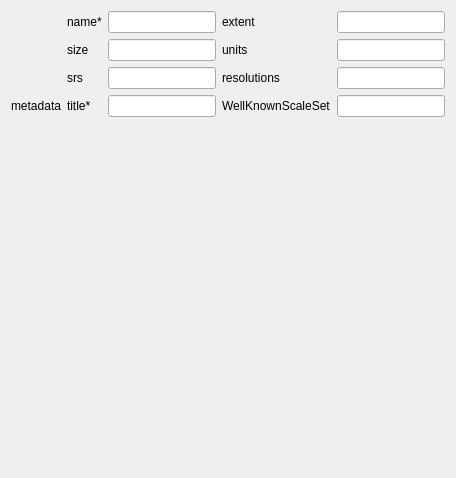
     <widget class="QWidget" name="tab_6">
      <attribute name="title">
       <string>Grid</string>
      </attribute>
      <layout class="QGridLayout" name="gridLayout_3">
       <item row="0" column="4">
        <widget class="QLineEdit" name="txtGridExtent">
         <property name="text">
          <string/>
         </property>
        </widget>
       </item>
       <item row="0" column="3">
        <widget class="QLabel" name="label_5">
         <property name="text">
          <string>extent</string>
         </property>
        </widget>
       </item>
       <item row="1" column="4">
        <widget class="QLineEdit" name="txtGridUnits">
         <property name="text">
          <string/>
         </property>
        </widget>
       </item>
       <item row="4" column="2">
        <spacer name="verticalSpacer_2">
         <property name="orientation">
          <enum>Qt::Vertical</enum>
         </property>
         <property name="sizeType">
          <enum>QSizePolicy::Expanding</enum>
         </property>
         <property name="sizeHint" stdset="0">
          <size>
           <width>20</width>
           <height>350</height>
          </size>
         </property>
        </spacer>
       </item>
       <item row="1" column="3">
        <widget class="QLabel" name="txtTinyowsLogLevel">
         <property name="text">
          <string>units</string>
         </property>
        </widget>
       </item>
       <item row="1" column="2">
        <widget class="QLineEdit" name="txtGridSize">
         <property name="text">
          <string/>
         </property>
        </widget>
       </item>
       <item row="3" column="1">
        <widget class="QLabel" name="label_130">
         <property name="text">
          <string>title*</string>
         </property>
        </widget>
       </item>
       <item row="2" column="1">
        <widget class="QLabel" name="label_6">
         <property name="text">
          <string>srs</string>
         </property>
        </widget>
       </item>
       <item row="3" column="2">
        <widget class="QLineEdit" name="txtGridTitle"/>
       </item>
       <item row="3" column="0">
        <widget class="QLabel" name="label_131">
         <property name="text">
          <string>metadata</string>
         </property>
        </widget>
       </item>
       <item row="3" column="4">
        <widget class="QLineEdit" name="txtGridWellKnownScaleSet"/>
       </item>
       <item row="2" column="2">
        <widget class="QLineEdit" name="txtGridSrs">
         <property name="text">
          <string/>
         </property>
        </widget>
       </item>
       <item row="2" column="3">
        <widget class="QLabel" name="label_127">
         <property name="text">
          <string>resolutions</string>
         </property>
        </widget>
       </item>
       <item row="1" column="1">
        <widget class="QLabel" name="label_4">
         <property name="text">
          <string>size</string>
         </property>
        </widget>
       </item>
       <item row="3" column="3">
        <widget class="QLabel" name="label_132">
         <property name="text">
          <string>WellKnownScaleSet</string>
         </property>
        </widget>
       </item>
       <item row="2" column="4">
        <widget class="QLineEdit" name="txtGridResolution"/>
       </item>
       <item row="0" column="1">
        <widget class="QLabel" name="label_133">
         <property name="text">
          <string>name*</string>
         </property>
        </widget>
       </item>
       <item row="0" column="2">
        <widget class="QLineEdit" name="txtGridName"/>
       </item>
      </layout>
     </widget>
